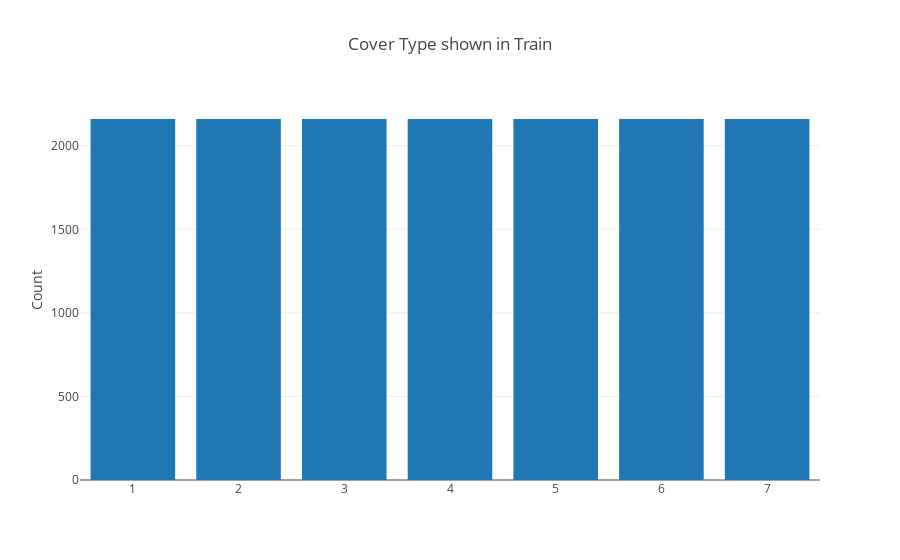

Notebook source saved alongside this figure:
### Markdown cell above
### Target: Cover_Type

Nice, seems very boring

### Code cell
vc = train_y.value_counts()

trace = go.Bar(
    x=vc.index,
    y=vc.values,
)

layout = go.Layout(
    title   = "Cover Type shown in Train",
    yaxis   = dict(title = "Count")
)

fig = go.Figure(data=[trace], layout=layout)
iplot(fig);

### Figure 1 — Plotly figure (JSON) as saved in the notebook; plotly's stock layout.template omitted (floating-point values rounded to 4 significant figures)
{"data": [{"type": "bar", "x": [7, 6, 5, 4, 3, 2, 1], "y": [2160, 2160, 2160, 2160, 2160, 2160, 2160]}], "layout": {"title": "Cover Type shown in Train", "yaxis": {"title": "Count"}}}
